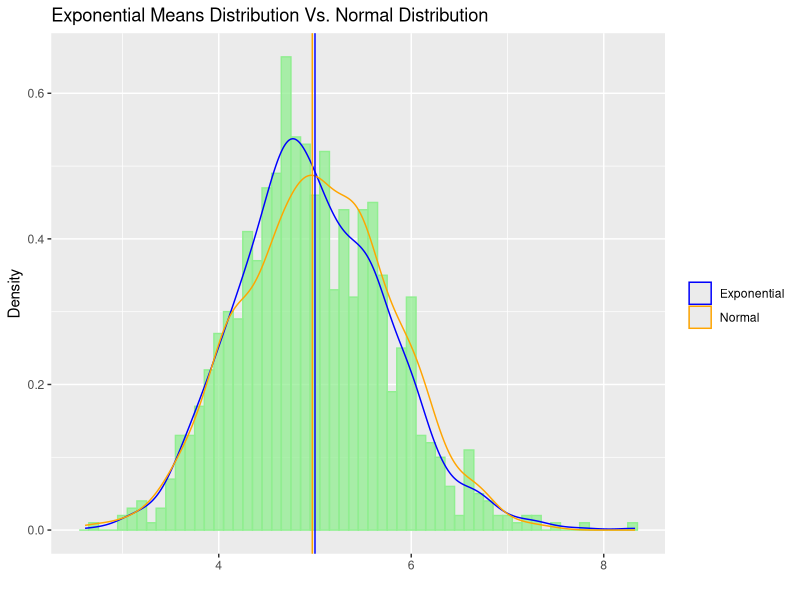

The R source for this figure:
## ---- chunk 1
library(knitr)
library(ggplot2)

## checking existence of a folder named "figure", if not then creating one to store plot figures
figureDir <- 'figure'
if (!file.exists(figureDir)){
    dir.create(figureDir)
} 

## initializing variables
set.seed(12345)
lambda <- 0.2
n <- 40
numSim <- 1000

## replicating random exponential sampling with sampling size n = 40, and repeat
## nSim = 1000 times, and storing sample data in a matrix
simMatrix <- replicate(numSim, rexp(n, rate = lambda))

## getting average for each column of the matrix
simColMeans <- colMeans(simMatrix)
 
## determining sample mean, sd and variance
sampleMean <- mean(simColMeans)
sampleSD <- sd(simColMeans)
sampleVar <- sampleSD^2

## calculating normal (theoritical) mean, normal standard deviation and variance
normalMean <- 1/lambda
normalSD <- 1/lambda/sqrt(40)
normalVar <- normalSD^2

## making a dataframe storing sample means in "x"" column; and the "y" column contains random values 
## from the normal distribution with mean equals to the above calculated "normalMean" 
## and standard deviation equals to "normalSD" 

data <- data.frame(x = simColMeans, y = rnorm(1000, mean = normalMean, sd = normalSD))
## ---- chunk 2
p <- ggplot(data, aes(x = x))
## adding histogram
p <- p +  geom_histogram(aes(y = ..density..), fill = I("lightgreen"), col = I("lightgreen"), alpha = 0.75, binwidth = 0.1) 
## adding density line of the sample distro
p <- p + geom_density(aes(colour = "1")) + labs(x = "", y = "Density", title = "") 
## adding density line of the normal distro
p <- p +  geom_density(aes(x = y, colour = "2")) 
## drawing sample mean
p <- p + geom_vline(color = "blue", xintercept = 1/lambda)
## drawing normal mean
p <- p + geom_vline(color = "orange", xintercept = sampleMean)
## labeling
p <- p + labs(x = "", y = "Density", title = "Exponential Means Distribution Vs. Normal Distribution")
## adding legend
p <- p + scale_colour_manual(
        values=c("1"="blue", "2"="orange"), 
        name="", 
        labels = c("Exponential", "Normal"))
## ---- chunk 3
round(sampleMean, 4)
round(normalMean, 4)
round(sampleVar, 4)
round(normalVar, 4)
